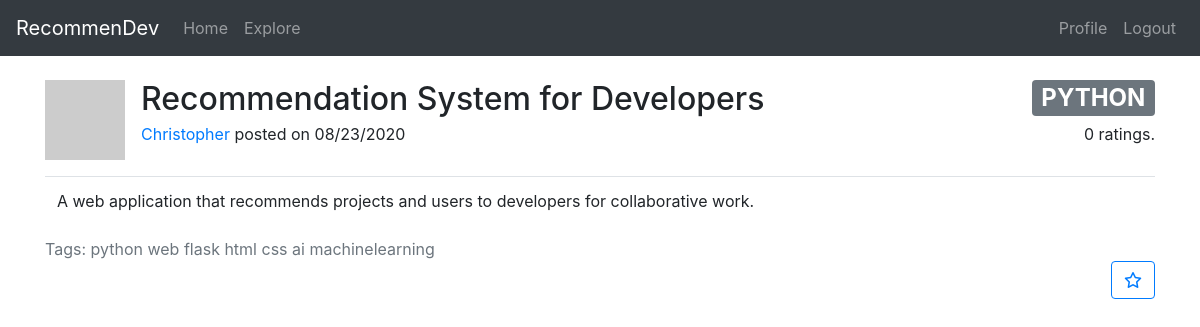
Screenshot of /project/981 (signed in) with the database file from the repository.
### app/models.py (models this page shows, shortened)
class Project(db.Model):
    id = db.Column(db.Integer, primary_key=True)
    user_id = db.Column(db.Integer, db.ForeignKey('user.id'))
    title = db.Column(db.String(60))
    description = db.Column(db.String(150))
    timestamp = db.Column(db.DateTime, index=True, default=datetime.utcnow)
    language = db.Column(db.String(15))
    git_url = db.Column(db.String(50))
    tags = db.Column(db.String(60))

class User(UserMixin, db.Model):
    id = db.Column(db.Integer, primary_key=True)
    username = db.Column(db.String(30), index=True, unique=True)
    email = db.Column(db.String(50), index=True, unique=True)
    password_hash = db.Column(db.String(128))
    projects = db.relationship('Project', backref='owner', lazy='dynamic')
    about_me = db.Column(db.String(140))
    last_seen = db.Column(db.DateTime, default=datetime.utcnow)
    followed = db.relationship(
        'User', secondary=followers,
        primaryjoin=(followers.c.follower_id == id),
        secondaryjoin=(followers.c.followed_id == id),
        backref=db.backref('followers', lazy='dynamic'), lazy='dynamic')
    rated = db.relationship(
        'Project', secondary=ratings,
        backref=db.backref('raters', lazy='dynamic'), lazy='dynamic')
    def avatar(self, size):
        digest = md5(self.email.lower().encode('utf-8')).hexdigest()
        return 'https://www.gravatar.com/avatar/{}?d=retro&s={}'.format(digest, size)
    def is_rated(self, project):
        return self.rated.filter(
            ratings.c.project_id == project.id).count() > 0

### app/routes.py (the view)
@app.route('/project/<id>')
@login_required
def project(id):
    project = Project.query.get(id)
    projects = None
    list_of_recs = recommend(project.title, df, tfidf_vectorizer)
    print(list_of_recs)
    if list_of_recs is not None:
        new_df = pd.DataFrame(list_of_recs, columns=['id', 'score'])
        new_df['id'] = new_df['id'] + 1
        print(new_df)
        project_ids = new_df['id']
        projects = Project.query.filter(Project.id.in_(project_ids))
    form = EmptyForm()
    return render_template('project.html', title=project.title, project=project, projects=projects, form=form)

### app/models.py (called while the page is built)
@login.user_loader
def load_user(id):
    return User.query.get(int(id))

### app/routes.py (called while the page is built)
@app.before_request
def before_request():
    if current_user.is_authenticated:
        current_user.last_seen = datetime.utcnow()
        db.session.commit()

### engine.py (called while the page is built)
def recommend(title, df, tfidf_vectorizer):
    try:
        title_iloc = df.index[df['Repository Name'] == title][0]
    except:
        print(f'Project with title "{title}" could not be found')
        return None
    print(title_iloc)
    project_cos_sim = cosine_similarity(tfidf_vectorizer[title_iloc], tfidf_vectorizer).flatten()
    top5 = sorted(list(enumerate(project_cos_sim)), key=lambda x: x[1], reverse=True)[1:6]
    response = top5
    return response

### app/templates/project.html (shortened to what this page needs)
{% extends "base.html" %}
{% block content %}
<div class="media pb-3">
    <img src="{{ project.owner.avatar(64) }}" class="mr-3">
    <div class="media-body">
        <h2 class="mb-1">{{ project.title}}
            <a href="{% if project.language %} {{ url_for('language', language=project.language) }} {% endif %}" class="badge badge-secondary float-right">{% if project.language %} {{ project.language }} {% endif %}</a>
        </h2>
        <a href="{{ url_for('user', username=project.owner.username) }}">{{ project.owner.username}}</a> posted on {{ moment(project.timestamp).format('L') }}
        <span class="float-right">{{ project.raters.count() }} ratings.</span>
    </div>
</div>
<table class="table table-hover">
    <caption>{% if project.tags %} Tags: {{ project.tags }} {% endif %}
        {% if not current_user.is_rated(project) %}
        <form action="{{ url_for('rate', id=project.id) }}" method="post">
            <button class="btn btn-outline-primary float-right" type="submit"><i class="far fa-star"></i></button>
        </form>
        {% elif current_user.is_rated(project) %}
        <form action="{{ url_for('unrate', id=project.id) }}" method="post">
            {{ form.hidden_tag() }}
            <button class="btn btn-primary float-right", id="unrate_btn", type="submit"><i class="fas fa-star"></i></button>
        </form>
        {% endif %}
    </caption>
    <tr>
        <td> {% if project.description %} {{ project.description }} {% endif %} </td>
    </tr>
</table>
{% endblock %}

### rows the page displays
Project: title "Recommendation System for Developers", language "PYTHON", timestamp "08/23/2020", tags "python web flask html css ai machinelearning", description "A web application that recommends projects and users to developers for collaborative work."
User: owner.username "Christopher"

### other values shown
{{ project.raters.count() }} "0"
